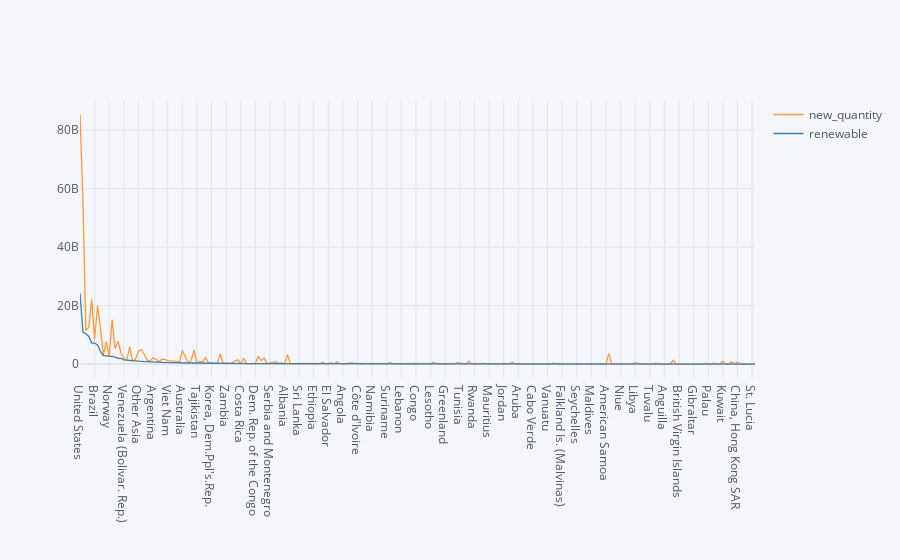

This figure's notebook cell:
### Code cell
rank_all_r.iplot();

### Figure 1 — Plotly figure (JSON) as saved in the notebook; plotly's stock layout.template omitted (floating-point values rounded to 4 significant figures; data arrays with more than 128 entries replaced by an {"elided": "..."} marker saying what was removed)
{"data": [{"line": {"color": "rgba(255, 153, 51, 1.0)", "dash": "solid", "shape": "linear", "width": 1.3}, "mode": "lines", "name": "new_quantity", "text": "", "type": "scatter", "x": {"elided": "232 str values"}, "y": {"elided": "232 float values"}}, {"line": {"color": "rgba(55, 128, 191, 1.0)", "dash": "solid", "shape": "linear", "width": 1.3}, "mode": "lines", "name": "renewable", "text": "", "type": "scatter", "x": {"elided": "232 str values"}, "y": {"elided": "232 float values"}}], "layout": {"legend": {"bgcolor": "#F5F6F9", "font": {"color": "#4D5663"}}, "paper_bgcolor": "#F5F6F9", "plot_bgcolor": "#F5F6F9", "title": {"font": {"color": "#4D5663"}}, "xaxis": {"gridcolor": "#E1E5ED", "showgrid": true, "tickfont": {"color": "#4D5663"}, "title": {"font": {"color": "#4D5663"}, "text": ""}, "zerolinecolor": "#E1E5ED"}, "yaxis": {"gridcolor": "#E1E5ED", "showgrid": true, "tickfont": {"color": "#4D5663"}, "title": {"font": {"color": "#4D5663"}, "text": ""}, "zerolinecolor": "#E1E5ED"}}}
